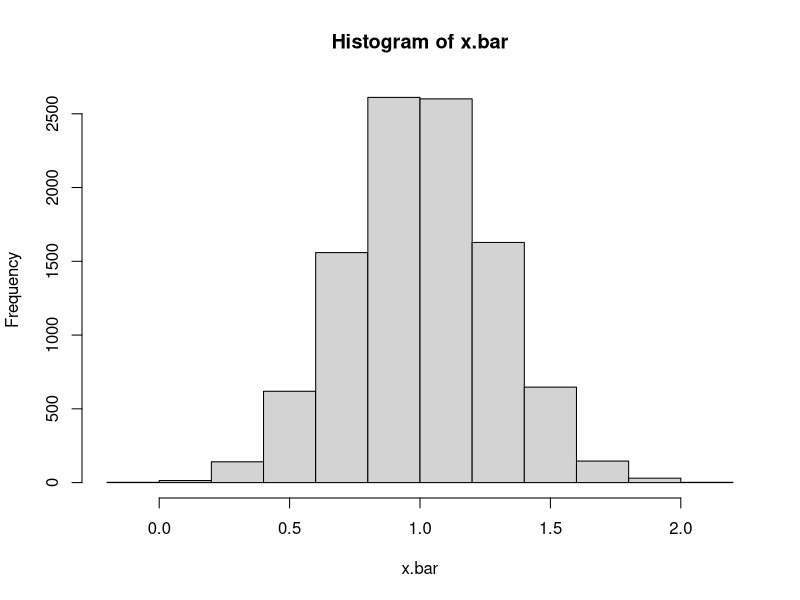
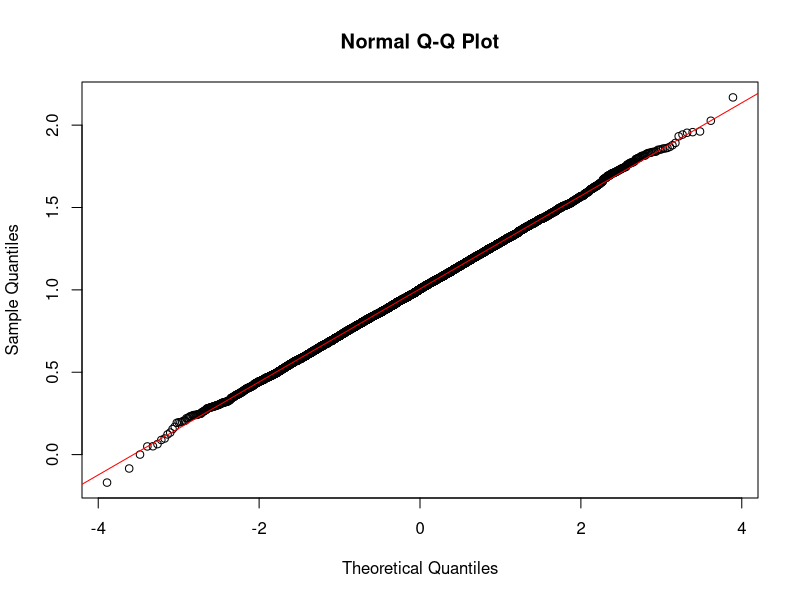

Source code (R) for these figures, in order:
##################################################
#                 Bayesian Lab 1                 #
##################################################
# 1) Generate large numbers of random samples from a particular distribution. Here we simulate
# 10,000 samples of size n=50 from a normal distribution with mean of 1 and standard deviation
# of 2

n <- 50
mu <- 1
sd <- 2

# 2) Calculate mean for each sample.
# mean.X <- apply(X, 1, “mean”)
x <- rnorm(500000,mu,sd)
x <- matrix(x, nrow = 10000, ncol = 50)
x.bar <- apply(x, 1, 'mean')

# 4) Calculate mean and standard deviation of the sample means and plot histogram of sample
# means. Then discuss whether the simulated samples follow CLT.
x.bar.i <- mean(x.bar)
sd.x.bar <- sd(x.bar)

hist(x.bar)

qqnorm(x.bar)
qqline(x.bar, col = "red")

# yes, these data follow CLT as they appear to be normally distributed around mu = 1
# upon visual inspection of histogram, further supported by Q-Q plot.

# 4) We just test CLT using simulated data from a normal distribution. What if the underlying
# distribution is not normal distribution? Test CLT using random samples from gamma distribution
# with shape parameter equal to 2 and scale parameter equal to 3. Check the notes for calculating
# mean and standard deviation of gamma distribution from its shape and scale parameters.

a <- 2
s <- 3
r <- 1 / s

X <- rgamma(500000, shape = a, scale = s)
X <- matrix(X, nrow = 10000, ncol = 50)

(X.bar <- a / r) #[1] 6
(X.sd <- a * s^2) #[1] 18

# for normally distributed data, the minimum sample size for CLT to apply would be 3, but 
# for this gamma distribution as an example, first find the skewness with shape = 2:
(skew <- 2 / sqrt(2)) #[1] 1.414214

# 1.41 is right skewed, and would look reasonable symmetric at skewness = 0.5, so solve
# for n 

(sqrt.n <- (sqrt(2)) / 0.5) # [1] 2.828427

(n <- sqrt.n^2) #[1] 8

# thus the minimum sample size for a gamma distribution where shape = 2 would be n = 8,
# however a larger sample size, say n = 30, would be more widely acceptable
